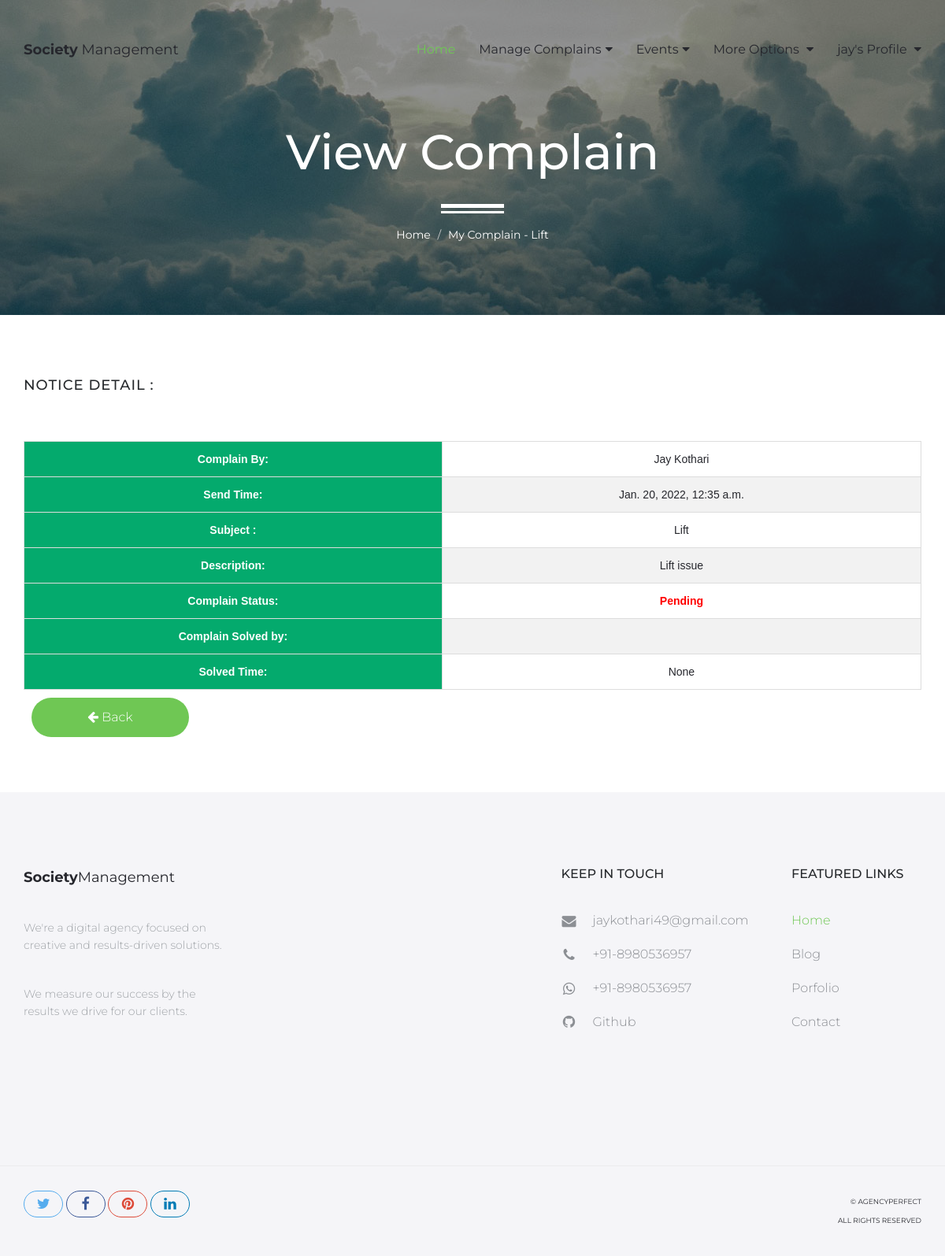
The app's page /member-detail-complain/5 (signed in), older data.
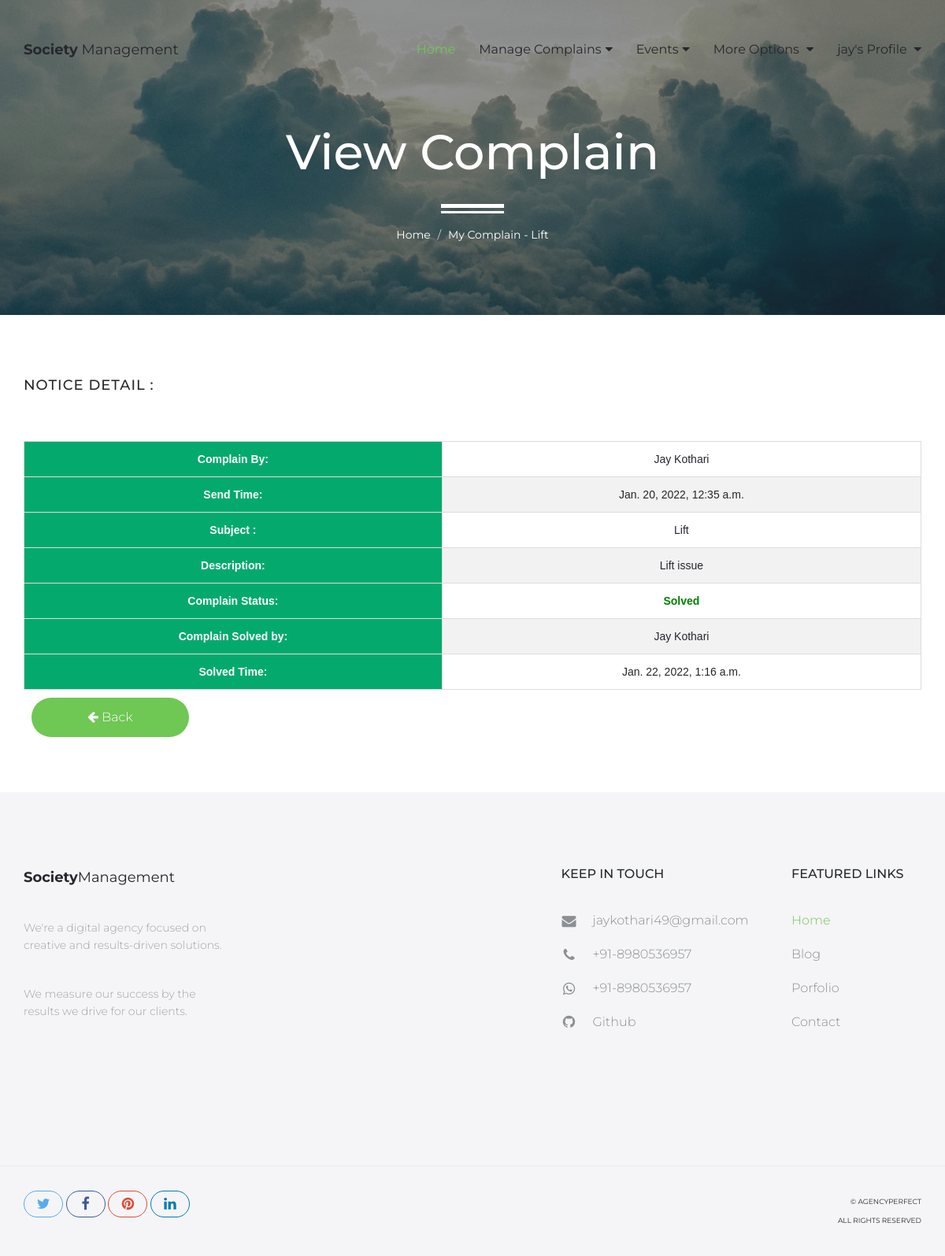
The same page, newer data.
### MemberApp/models.py (models this page shows, shortened)
class Member(models.Model):
    doc_choice = (
        ('Aadhar','Aadhar'),
        ('PAN','PAN'),
        ('DL','DL'),
        ('Other','Other'),
    )
    uid = models.ForeignKey(SecUser,on_delete=models.CASCADE,null=True)
    fname = models.CharField(max_length=20)
    lname = models.CharField(max_length=20)
    email = models.EmailField(unique=True)
    mobile = models.CharField(max_length=15)
    doc = models.CharField(max_length=30,choices=doc_choice)
    doc_number = models.CharField(max_length=20)
    flat_no = models.CharField(max_length=10)
    address = models.TextField()
    password = models.CharField(max_length=20)
    pic = models.FileField(upload_to='member',default='avatar.png')
    verify = models.BooleanField(default=False)
    role = models.CharField(max_length=20,default='member')
    created_at = models.DateTimeField(auto_now_add=True)

class Complain(models.Model):
    complain_by = models.ForeignKey(Member,on_delete=models.CASCADE)
    solve_by = models.ForeignKey(SecUser,on_delete=models.CASCADE,null=True,blank=True)
    subject = models.CharField(max_length=90)
    des = models.TextField()
    status = models.BooleanField(default=False)
    created_at = models.DateTimeField(auto_now_add=True)
    solved_at = models.DateTimeField(blank=True,null=True)

### SecApp/models.py (models this page shows, shortened)
class SecUser(models.Model):
    name = models.CharField(max_length=50)
    email = models.EmailField(unique=True)
    mobile = models.CharField(max_length=15)
    password = models.CharField(max_length=50)
    pic = models.FileField(upload_to='Profile',default='avatar.png')
    setting = models.BooleanField(default=False)
    active = models.BooleanField(default=False)

### MemberApp/views.py (the view)
# urls.py: path('member-detail-complain/<int:pk>',views.member_detail_complain,name='member-detail-complain'),
def member_detail_complain(request,pk):
    member = Member.objects.get(email=request.session['memail'])
    complain = Complain.objects.get(id=pk)
    return render(request,'member-detail-complain.html',{'member':member,'complain':complain})

### MemberApp/templates/member-detail-complain.html (shortened to what this page needs)
{% extends 'member-header.html' %}
{% load static %}
{% block content %}
<div id="hero" class="hero overlay subpage-hero contact-hero">
    <div class="hero-content">
        <div class="hero-text">
            <h1>View Complain</h1>
            <ol class="breadcrumb">
              <li class="breadcrumb-item"><a href="{% url 'member-index' %}">Home</a></li>
              <li class="breadcrumb-item active">My Complain - {{complain.subject}}</li>
            </ol>
        </div>
    </div>
</div>
<main id="main" class="site-main">
    <section class="site-section subpage-site-section section-contact-us">
        <div class="container">
            <div class="row">
                <div class="col-sm-6">
                    <div>
                        <h2>Notice Detail : </h2>
                    </div>
                </div>
            </div>
            <table id="customers">
                <tr>
                  <th style="text-align: center;">Complain By:</th>
                  <td style="text-align: center;"> {{complain.complain_by.fname}} {{complain.complain_by.lname}}</td>
                </tr>
                <tr>
                    <th style="text-align: center;">Send Time:</th>
                    <td style="text-align: center;"> {{complain.created_at}} </td>
                </tr>
                <tr>
                    <th style="text-align: center;">Subject :</th>
                    <td style="text-align: center;"> {{complain.subject}} </td>
                </tr>
                <tr>
                    <th style="text-align: center;">Description:</th>
                    <td style="text-align: center;"> {{complain.des}} </td>
                </tr>
                <tr>
                    <th style="text-align: center;">Complain Status:</th>
                    <td style="text-align: center;"> {% if complain.status %}<b style="color: green;">Solved</b> {% else %} <b style="color: red;">Pending</b> {% endif %}  </td>
                </tr>
                <tr>
                    <th style="text-align: center;">Complain Solved by:</th>
                    <td style="text-align: center;"> {{complain.solve_by.name}} </td>
                </tr>
                <tr>
                    <th style="text-align: center;">Solved Time:</th>
                    <td style="text-align: center;"> {{complain.solved_at}} </td>
                </tr>
              </table>
                  <a href="{% url 'member-view-complain' %}"><button style="margin: 10px;" class="btn btn-green"><i class="fa fa-arrow-left"></i> Back</button></a>
        </div>
    </section>
</main>
{% endblock %}

### MemberApp/templates/member-header.html (shortened to what this page needs)
{% load static %}
<!DOCTYPE html>
<html lang="en">
<head>
    <link rel="stylesheet" href="http://cdnjs.cloudflare.com/ajax/libs/font-awesome/4.4.0/css/font-awesome.min.css">
    <link href="{% static 'mem/assets/css/bootstrap.min.css' %}" rel="stylesheet">
    <link href="{% static 'mem/assets/css/style.css' %}" rel="stylesheet">
    <link href="{% static 'mem/assets/css/responsive.css' %}" rel="stylesheet">
</head>
<body>
    <header id="masthead" class="site-header">
        <nav id="primary-navigation" class="site-navigation">
            <div class="container">
                <div class="navbar-header">
                    <a class="site-title"><span>Society</span> Management</a>
                </div>
                <div class="collapse navbar-collapse" id="agency-navbar-collapse">
                    <ul class="nav navbar-nav navbar-right">
                        <li class="active"><a href="{% url 'member-index' %}">Home</a></li>
                        {% if member.role == 'member' %}
                        <li class="dropdown"><a href="#" class="dropdown-toggle" data-toggle="dropdown">Manage Complains<i class="fa fa-caret-down hidden-xs" aria-hidden="true"></i></a>
                        </li>
                        <li class="dropdown"><a href="#" class="dropdown-toggle" data-toggle="dropdown">Events<i class="fa fa-caret-down hidden-xs" aria-hidden="true"></i></a>
                        </li>
                        <li class="dropdown"><a href="#" class="dropdown-toggle" aria-hidden="true" data-toggle="dropdown">More Options <i class="fa fa-caret-down hidden-xs" aria-hidden="true"></i></a>
                        </li>
                        {% endif %}
                        {% if request.session.memail %}
                        <li class="dropdown"><a href="#" class="dropdown-toggle" data-toggle="dropdown"> {{member.fname}}'s Profile <i class="fa fa-caret-down hidden-xs" aria-hidden="true"></i></a>
                        </li>
                        {% endif %}
                    </ul>
                </div>
            </div>
        </nav>
    </header>
{% block content %}
{% endblock %}
<footer id="colophon" class="site-footer">
    <div class="container">
        <div class="row">
            <div class="col-md-3 col-sm-4 col-xs-6">
                <a class="site-title"><span>Society</span>Management</a>
                <p>We're a digital agency focused on creative and results-driven solutions.</p>
                <p>We measure our success by the results we drive for our clients.</p>
            </div>
            <div class="col-lg-offset-4 col-md-3 col-sm-4 col-md-offset-2 col-sm-offset-0 col-xs-6 ">
                <h3>Keep in touch</h3>
                <ul class="list-unstyled contact-links">
                    <li><i class="fa fa-envelope" aria-hidden="true"></i><a href="mailto:jaykothari49@gmail.com">jaykothari49@gmail.com</a></li>
                    <li><i class="fa fa-phone" aria-hidden="true"></i><a href="tel:+918980536957" target="_blank">+91-8980536957 </a></li>
                    <li><i class="fa fa-whatsapp" aria-hidden="true"></i><a href="https://api.whatsapp.com/send/?phone=918980536957&text&app_absent=0" target="_blank">+91-8980536957</a></li>
                    <li><i class="fa fa-github" aria-hidden="true"></i><a href="https://github.com/jaykothari-github" target="_blank">Github</a></li>
                </ul>
            </div>
            <div class="col-lg-2 col-md-3 col-sm-4 col-xs-6">
                <h3>Featured links</h3>
                <ul class="list-unstyled">
                    <li class="active"><a href="index.html">Home</a></li>
                    <li><a href="blog.html">Blog</a></li>
                    <li><a href="portfolio.html">Porfolio</a></li>
                    <li><a href="contact.html">Contact</a></li>
                </ul>
            </div>
        </div>
    </div>
    <div class="copyright">
        <div class="container">
            <div class="row">
                <div class="col-xs-8">
                    <div class="social-links">
                        <a class="twitter-bg" href="#"><i class="fa fa-twitter"></i></a>
                        <a class="facebook-bg" href="#"><i class="fa fa-facebook"></i></a>
                        <a class="pinterest" href="#"><i class="fa fa-pinterest"></i></a>
                        <a class="linkedin-bg" href="#"><i class="fa fa-linkedin"></i></a>
                    </div>
                </div>
                <div class="col-xs-4">
                    <div class="text-right">
                        <p>&copy; AgencyPerfect</p>
                        <p>All Rights Reserved</p>
                    </div>
                </div>
            </div>
        </div>
    </div>
</footer>
</body>
</html>

### MemberApp/templates/member-detail-complain.html (style rules this page uses)
#customers { font-family: Arial, Helvetica, sans-serif; border-collapse: collapse; width: 100%; }
#customers td, #customers th { border: 1px solid #ddd; }
#customers tr:nth-child(even) { background-color: #f2f2f2; }
#customers th { padding-top: 12px; padding-bottom: 12px; text-align: left; background-color: #04AA6D; color: white; padding-right: 0px; padding-left: 0px; }

Row changes from the older to the newer data that the page shows:
changed Complain "Lift": status False → True (drawn); solve_by.name (not shown) → "Jay Kothari"; solved_at "None" → "Jan. 22, 2022, 1:16 a.m."
Text that changed along with them:
text no longer shown: "Pending"
text now shown: "Solved"
